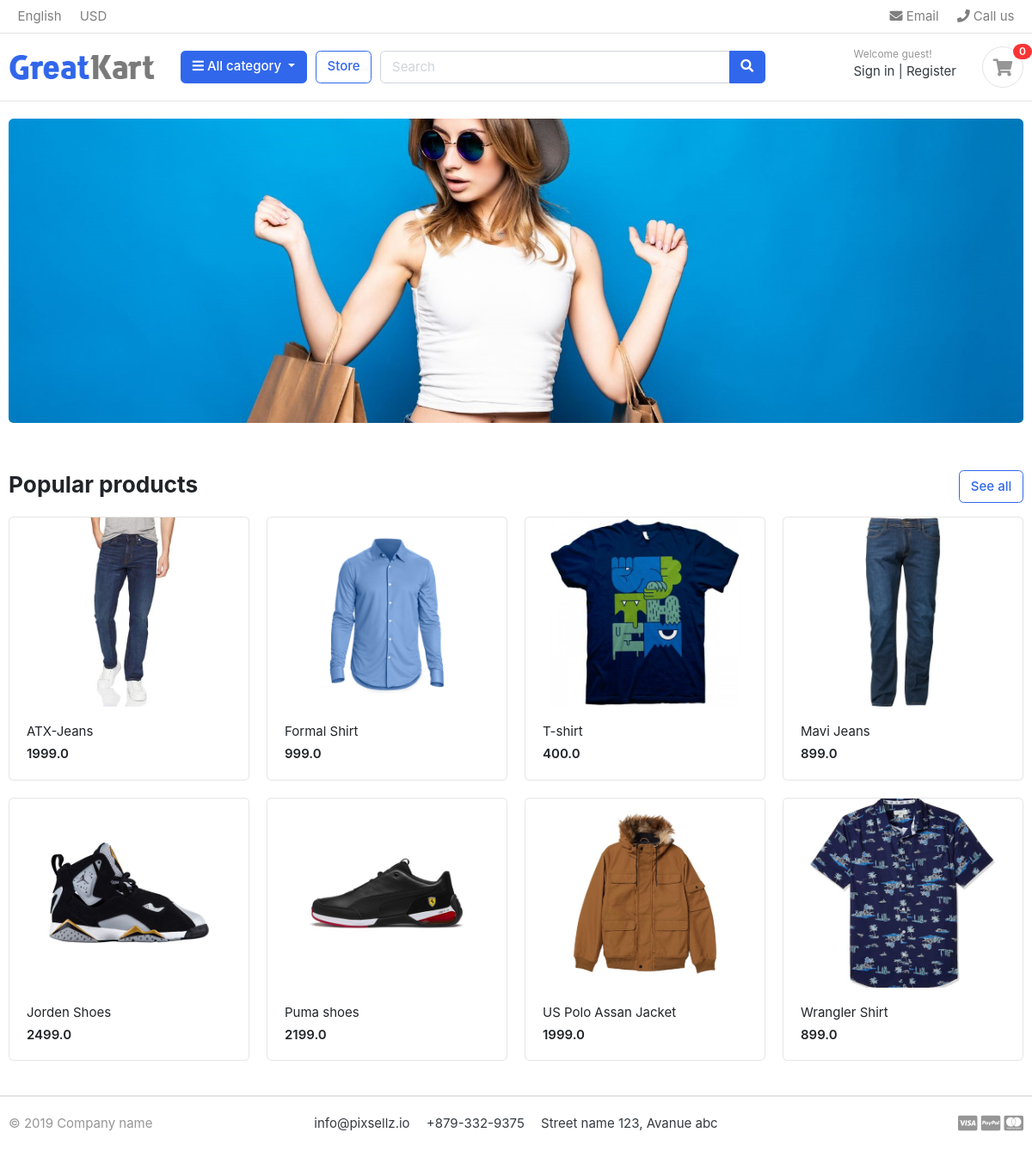
The page / on the database its author committed.
### product/models.py (models this page shows, shortened)
class Product(models.Model):
    product_name = models.CharField(max_length=200,unique=True)
    slug = models.SlugField(max_length=200,unique=True)
    description = models.TextField(max_length=500,blank=True)
    price = models.FloatField()
    product_image = models.ImageField(upload_to='photos/products')
    stock = models.IntegerField()
    is_available = models.BooleanField(default=True)
    category = models.ForeignKey(Category, on_delete=models.CASCADE)
    create_date = models.DateField(auto_now_add=True)
    modified_date = models.DateField(auto_now=True)

### kartapp/views.py (the view)
# urls.py: path('', index,name='index'),
def index(request):
    products = Product.objects.all().filter(is_available=True)
    context ={
        "products": products
    }
    return render(request,"index.html",context)

### category/context_processors.py (called while the page is built)
def menu_links(request):
    links = Category.objects.all()
    return dict(links=links)

### category/models.py (called while the page is built)
    def get_url(self):
        return reverse('product_by_slug',args=[self.slug])

### kartapp/templates/index.html
<!DOCTYPE HTML>
{% load static %}
<html lang="en">
{% include 'header.html' %}
<section class="section-intro padding-y-sm">
<div class="container">
<div class="intro-banner-wrap">
	<img src="{% static 'images/banners/1.jpg' %}" class="img-fluid rounded">
</div>
</div>
</section>
<section class="section-name padding-y-sm">
<div class="container">
<header class="section-heading">
	<a href="{% url 'store' %}" class="btn btn-outline-primary float-right">See all</a>
	<h3 class="section-title">Popular products</h3>
</header>
<div class="row">
	{% for product in products %}
	<div class="col-md-3">
		<div class="card card-product-grid">
			<a href="./product-detail.html" class="img-wrap"> <img src="{{product.product_image.url}}"> </a>
			<figcaption class="info-wrap">
				<a href="./product-detail.html" class="title">{{product.product_name}}</a>
				<div class="price mt-1">{{product.price}}</div>
			</figcaption>
		</div>
	</div>
	{% endfor %}
</div>
</div>
</section>
{% include 'footer.html' %}

### kartapp/templates/header.html (shortened to what this page needs)
{% load static %}
<head>
<link href="{% static 'css/bootstrap.css' %}" rel="stylesheet" type="text/css"/>
<link href="{% static 'fonts/fontawesome/css/all.min.css' %}" type="text/css" rel="stylesheet">
<link href="{% static 'css/ui.css' %}" rel="stylesheet" type="text/css"/>
<link href="{% static 'css/responsive.css' %}" rel="stylesheet" media="only screen and (max-width: 1200px)" />
</head>
<body>
<header class="section-header">
<nav class="navbar p-md-0 navbar-expand-sm navbar-light border-bottom">
<div class="container">
  <div class="collapse navbar-collapse" id="navbarTop4">
    <ul class="navbar-nav mr-auto">
    	<li class="nav-item dropdown">
		 	<a href="#" class="nav-link">   English </a>
		</li>
		<li class="nav-item dropdown">
			<a href="#" class="nav-link"> USD </a>
		</li>
    </ul>
    <ul class="navbar-nav">
		<li><a href="#" class="nav-link"> <i class="fa fa-envelope"></i> Email </a></li>
		<li><a href="#" class="nav-link"> <i class="fa fa-phone"></i> Call us </a></li>
	</ul>
  </div>
</div>
</nav>
<section class="header-main border-bottom">
	<div class="container">
<div class="row align-items-center">
	<div class="col-lg-2 col-md-3 col-6">
		<a href="./" class="brand-wrap">
			<img class="logo" src="{% static './images/logo.png' %}">
		</a>
	</div>
	<div class="col-lg col-sm col-md col-6 flex-grow-0">
		<div class="category-wrap dropdown d-inline-block float-right">
			<button type="button" class="btn btn-primary dropdown-toggle" data-toggle="dropdown">
				<i class="fa fa-bars"></i> All category
			</button>
		</div>
	</div>
	<a href="{% url 'store' %}" class="btn btn-outline-primary">Store</a>
	<div class="col-lg  col-md-6 col-sm-12 col">
		<form action="#" class="search">
			<div class="input-group w-100">
			    <input type="text" class="form-control" style="width:60%;" placeholder="Search">
			    <div class="input-group-append">
			      <button class="btn btn-primary" type="submit">
			        <i class="fa fa-search"></i>
			      </button>
			    </div>
		    </div>
		</form>
	</div>
	<div class="col-lg-3 col-sm-6 col-8 order-2 order-lg-3">
				<div class="d-flex justify-content-end mb-3 mb-lg-0">
					<div class="widget-header">
						<small class="title text-muted">Welcome guest!</small>
						<div>
							<a href="{% url 'signup_page' %}">Sign in</a> <span class="dark-transp"> | </span>
							<a href="{% url 'login_page' %}"> Register</a>
						</div>
					</div>
					<a href="./cart.html" class="widget-header pl-3 ml-3">
						<div class="icon icon-sm rounded-circle border"><i class="fa fa-shopping-cart"></i></div>
						<span class="badge badge-pill badge-danger notify">0</span>
					</a>
				</div>
			</div>
</div>
	</div>
</section>
</header>

### kartapp/templates/footer.html
{% load static %}
<footer class="section-footer border-top">
	<div class="container">
		<section class="footer-bottom border-top row">
			<div class="col-md-2">
				<p class="text-muted"> &copy 2019 Company name </p>
			</div>
			<div class="col-md-8 text-md-center">
				<span  class="px-2">info@pixsellz.io</span>
				<span  class="px-2">+879-332-9375</span>
				<span  class="px-2">Street name 123, Avanue abc</span>
			</div>
			<div class="col-md-2 text-md-right text-muted">
				<i class="fab fa-lg fa-cc-visa"></i>
				<i class="fab fa-lg fa-cc-paypal"></i>
				<i class="fab fa-lg fa-cc-mastercard"></i>
			</div>
		</section>
	</div>
</footer>
</body>
</html>

### kartapp/static/css/ui.css (style rules this page uses)
html { font-family: "Inter", sans-serif; font-size: 15px; }
.img-wrap { text-align: center; display: block; }
.img-wrap img { max-width: 100%; }
.icon-xs, .icon-sm, .icon-md, .icon-lg { display: inline-block; text-align: center; flex-shrink: 0; flex-grow: 0; }
.icon-sm { width: 48px; height: 48px; line-height: 48px !important; font-size: 20px; }
.padding-y-sm { padding-top: 20px; padding-bottom: 20px; }
.section-heading { margin-bottom: 20px; margin-top: 15px; }
.section-title { color: #212529; }
p:last-child { margin-bottom: 0; }
.header-main { position: relative; padding-top: 1rem; padding-bottom: 1rem; }
.brand-wrap .logo, .navbar-brand .logo { margin-right: 7px; max-height: 42px; display: inline-block; }
.widget-header { display: inline-block; vertical-align: middle; position: relative; }
.widget-header a { color: #343a40; }
.widget-header i { color: #969696; }
.widget-header .title { display: block; }
.widget-header .notify { position: absolute; top: -3px; right: -10px; }
.footer-bottom { padding-top: 20px; padding-bottom: 20px; }
[class*=card-product] a.title { color: #212529; display: block; }
[class*=card-product] .img-wrap { overflow: hidden; position: relative; }
[class*=card-product] .img-wrap img { height: 100%; max-width: 100%; width: auto; display: inline-block; -o-object-fit: cover; object-fit: cover; }
.card-product-grid { margin-bottom: 20px; }
.card-product-grid .img-wrap { border-radius: 0.2rem 0.2rem 0 0; height: 220px; }
.card-product-grid .info-wrap { overflow: hidden; padding: 18px 20px; }
.card .img-wrap { overflow: hidden; }
.notify { position: absolute; top: -4px; right: -10px; display: inline-block; padding: 0.25em 0.6em; font-size: 12px; line-height: 1; text-align: center; border-radius: 3rem; color: #fff; background-color: #fa3434; }
.price { font-weight: 600; color: #212529; }

### rows shown on the page
Product: product_image (picture), product_name "ATX-Jeans", price "1999.0"
Product: product_image (picture), product_name "Formal Shirt", price "999.0"
Product: product_image (picture), product_name "T-shirt", price "400.0"
Product: product_image (picture), product_name "Mavi Jeans", price "899.0"
Product: product_image (picture), product_name "Jorden Shoes", price "2499.0"
Product: product_image (picture), product_name "Puma shoes", price "2199.0"
Product: product_image (picture), product_name "US Polo Assan Jacket", price "1999.0"
Product: product_image (picture), product_name "Wrangler Shirt", price "899.0"
